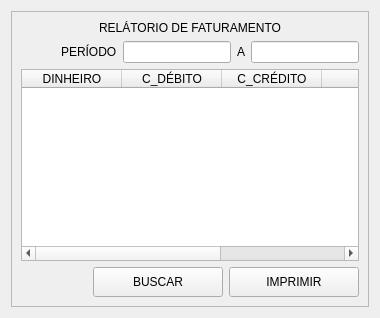
                <widget class="QWidget" name="widget">
                 <attribute name="title">
                  <string>FATURAMENTO</string>
                 </attribute>
                 <layout class="QGridLayout" name="gridLayout_35">
                  <item row="0" column="0">
                   <widget class="QFrame" name="frame_12">
                    <property name="frameShape">
                     <enum>QFrame::StyledPanel</enum>
                    </property>
                    <property name="frameShadow">
                     <enum>QFrame::Raised</enum>
                    </property>
                    <layout class="QGridLayout" name="gridLayout_34">
                     <item row="0" column="0">
                      <layout class="QVBoxLayout" name="verticalLayout_60">
                       <item>
                        <widget class="QLabel" name="label_90">
                         <property name="text">
                          <string>RELÁTORIO DE FATURAMENTO</string>
                         </property>
                         <property name="alignment">
                          <set>Qt::AlignCenter</set>
                         </property>
                        </widget>
                       </item>
                       <item>
                        <layout class="QVBoxLayout" name="verticalLayout_59">
                         <item>
                          <layout class="QHBoxLayout" name="horizontalLayout_43">
                           <item>
                            <spacer name="horizontalSpacer_21">
                             <property name="orientation">
                              <enum>Qt::Horizontal</enum>
                             </property>
                             <property name="sizeHint" stdset="0">
                              <size>
                               <width>40</width>
                               <height>20</height>
                              </size>
                             </property>
                            </spacer>
                           </item>
                           <item>
                            <widget class="QLabel" name="label_91">
                             <property name="text">
                              <string>PERÍODO</string>
                             </property>
                            </widget>
                           </item>
                           <item alignment="Qt::AlignLeft">
                            <widget class="QLineEdit" name="txt_fat_inicio"/>
                           </item>
                           <item>
                            <widget class="QLabel" name="label_92">
                             <property name="text">
                              <string>A</string>
                             </property>
                            </widget>
                           </item>
                           <item alignment="Qt::AlignLeft">
                            <widget class="QLineEdit" name="txt_fat_final"/>
                           </item>
                          </layout>
                         </item>
                         <item>
                          <widget class="QTableWidget" name="tab_faturamento">
                           <column>
                            <property name="text">
                             <string>DINHEIRO</string>
                            </property>
                           </column>
                           <column>
                            <property name="text">
                             <string>C_DÉBITO</string>
                            </property>
                           </column>
                           <column>
                            <property name="text">
                             <string>C_CRÉDITO</string>
                            </property>
                           </column>
                           <column>
                            <property name="text">
                             <string>PIX</string>
                            </property>
                           </column>
                           <column>
                            <property name="text">
                             <string>TOTAL</string>
                            </property>
                           </column>
                          </widget>
                         </item>
                         <item>
                          <layout class="QHBoxLayout" name="horizontalLayout_42">
                           <item>
                            <spacer name="horizontalSpacer_20">
                             <property name="orientation">
                              <enum>Qt::Horizontal</enum>
                             </property>
                             <property name="sizeHint" stdset="0">
                              <size>
                               <width>40</width>
                               <height>20</height>
                              </size>
                             </property>
                            </spacer>
                           </item>
                           <item>
                            <widget class="QPushButton" name="btn_fat_buscar">
                             <property name="minimumSize">
                              <size>
                               <width>130</width>
                               <height>30</height>
                              </size>
                             </property>
                             <property name="cursor">
                              <cursorShape>PointingHandCursor</cursorShape>
                             </property>
                             <property name="text">
                              <string>BUSCAR</string>
                             </property>
                            </widget>
                           </item>
                           <item>
                            <widget class="QPushButton" name="btn_fat_imprimir">
                             <property name="minimumSize">
                              <size>
                               <width>130</width>
                               <height>30</height>
                              </size>
                             </property>
                             <property name="cursor">
                              <cursorShape>PointingHandCursor</cursorShape>
                             </property>
                             <property name="text">
                              <string>IMPRIMIR</string>
                             </property>
                            </widget>
                           </item>
                          </layout>
                         </item>
                        </layout>
                       </item>
                      </layout>
                     </item>
                    </layout>
                   </widget>
                  </item>
                 </layout>
                </widget>
